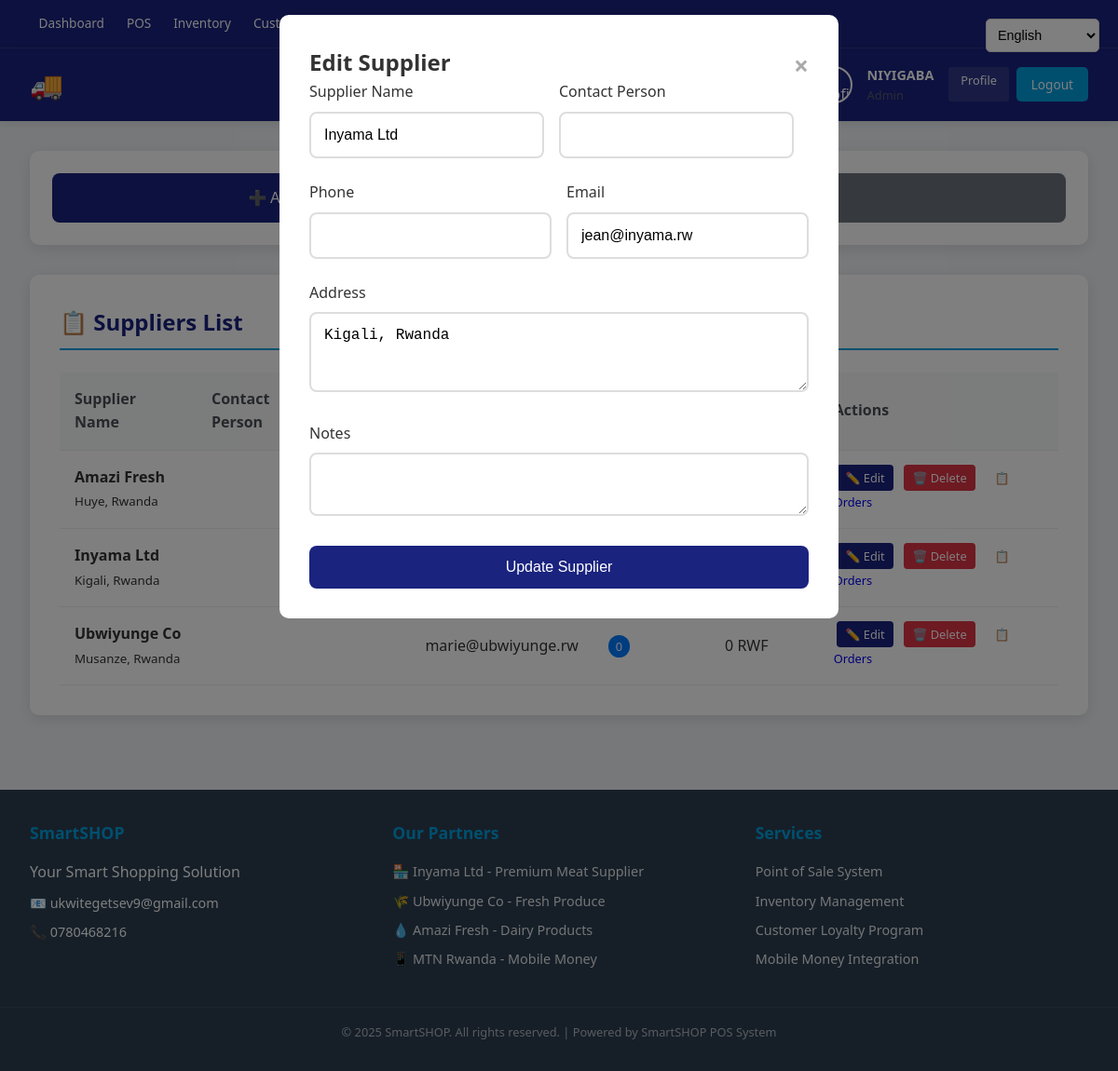
Page /app/views/suppliers/index.php?edit=1&lang=en (signed in) on the committed database.
### tables this page shows
CREATE TABLE `suppliers` (
  `supplier_id` int(11) NOT NULL AUTO_INCREMENT,
  `supplier_name` varchar(150) NOT NULL,
  `contact_name` varchar(100) DEFAULT NULL,
  `phone_number` varchar(20) DEFAULT NULL,
  `email` varchar(100) DEFAULT NULL,
  `address` text DEFAULT NULL,
  `created_at` timestamp NOT NULL DEFAULT current_timestamp(),
  `updated_at` timestamp NOT NULL DEFAULT current_timestamp() ON UPDATE current_timestamp(),
  PRIMARY KEY (`supplier_id`)
);

### app/helpers/Language.php (called while the page is built, shortened)
<?php
class Language {
    public static function get($key, $lang = 'en') {
        $translation = self::$translations[$lang][$key] ?? null;
        if ($translation) {
            return $translation;
        }
        return ucwords(str_replace('_', ' ', $key));
    }
}

### app/controllers/AuthController.php (called while the page is built, shortened)
<?php
require_once __DIR__ . '/../helpers/Language.php';
class AuthController {
    public function __construct() {
        $this->conn = new mysqli('localhost', 'root', '', 'smartshop');
    }
    public function isLoggedIn() {
        return isset($_SESSION['logged_in']) && $_SESSION['logged_in'] === true;
    }
    public function getCurrentUser() {
        if ($this->isLoggedIn()) {
            return [
                'user_id' => $_SESSION['user_id'],
                'full_name' => $_SESSION['full_name'],
                'email' => $_SESSION['email'],
                'role' => $_SESSION['role']
            ];
        }
        return null;
    }
}

### app/views/suppliers/index.php (the view, shortened to what this page needs)
<?php
require_once __DIR__ . '/../../controllers/AuthController.php';
require_once __DIR__ . '/../../helpers/Language.php';
require_once __DIR__ . '/../../helpers/Navigation.php';
$auth = new AuthController();
$user = $auth->getCurrentUser();
$lang = $_GET['lang'] ?? $_SESSION['language'] ?? 'en';
$host = 'localhost';
$username = 'root';
$password = '';
$database = 'smartshop';
$conn = new mysqli($host, $username, $password, $database);
$page = isset($_GET['page']) ? (int)$_GET['page'] : 1;
$limit = 10;
$offset = ($page - 1) * $limit;
$suppliers = $conn->query("
    SELECT s.*,
           0 as total_orders,
           0 as total_spent
    FROM suppliers s
    ORDER BY s.supplier_name
    LIMIT $limit OFFSET $offset
");
$edit_supplier = null;
if (isset($_GET['edit'])) {
    $edit_id = $_GET['edit'];
    $edit_result = $conn->query("SELECT * FROM suppliers WHERE supplier_id = $edit_id");
    $edit_supplier = $edit_result->fetch_assoc();
}
?>
<!DOCTYPE html>
<html lang="<?php echo $lang; ?>">
<head>
    <link rel="stylesheet" href="../../../public/css/main.css">
    <link rel="stylesheet" href="../../../public/css/dashboard.css">
</head>
<body>
    <div class="language-selector">
        <select onchange="changeLanguage(this.value)">
            <option value="en" <?php echo $lang === 'en' ? 'selected' : ''; ?>>English</option>
        </select>
    </div>
    <div class="dashboard-container">
        <header class="header">
            <h1>🚚 <?php echo Language::get('supplier_management', $lang); ?></h1>
            <div class="user-info">
                <div class="user-profile">
                    <div class="user-details">
                        <span class="user-name"><?php echo $user['full_name']; ?></span>
                        <span class="user-role"><?php echo Language::get(strtolower($user['role']), $lang); ?></span>
                    </div>
                    <div class="user-menu">
                        <a href="../profile/index.php?lang=<?php echo $lang; ?>" class="profile-link"><?php echo Language::get('profile', $lang); ?></a>
                        <a href="../../controllers/logout.php" class="btn-logout"><?php echo Language::get('logout', $lang); ?></a>
                    </div>
                </div>
            </div>
        </header>
        <div class="content">
            <div class="supplier-actions">
                <button onclick="openAddModal()" class="btn">➕ <?php echo Language::get('add_supplier', $lang); ?></button>
                <a href="orders.php?lang=<?php echo $lang; ?>" class="btn btn-secondary">📋 <?php echo Language::get('purchase_orders', $lang); ?></a>
            </div>
            <div class="suppliers-section">
                <h2>📋 <?php echo Language::get('suppliers_list', $lang); ?></h2>
                <div class="suppliers-table">
                    <table>
                        <thead>
                            <tr>
                                <th><?php echo Language::get('supplier_name', $lang); ?></th>
                                <th><?php echo Language::get('contact_person', $lang); ?></th>
                                <th><?php echo Language::get('phone', $lang); ?></th>
                                <th><?php echo Language::get('email', $lang); ?></th>
                                <th><?php echo Language::get('total_orders', $lang); ?></th>
                                <th><?php echo Language::get('total_spent', $lang); ?></th>
                                <th><?php echo Language::get('actions', $lang); ?></th>
                            </tr>
                        </thead>
                        <tbody>
                            <?php while ($supplier = $suppliers->fetch_assoc()): ?>
                                <tr>
                                    <td>
                                        <strong><?php echo htmlspecialchars($supplier['supplier_name']); ?></strong>
                                        <br><small><?php echo htmlspecialchars($supplier['address']); ?></small>
                                    </td>
                                    <td><?php echo htmlspecialchars($supplier['contact_person'] ?? ''); ?></td>
                                    <td><?php echo htmlspecialchars($supplier['phone'] ?? ''); ?></td>
                                    <td><?php echo htmlspecialchars($supplier['email']); ?></td>
                                    <td><span class="badge"><?php echo $supplier['total_orders']; ?></span></td>
                                    <td><?php echo number_format($supplier['total_spent']); ?> RWF</td>
                                    <td>
                                        <a href="?edit=<?php echo $supplier['supplier_id']; ?>&lang=<?php echo $lang; ?>" class="btn-small btn-primary">✏️ <?php echo Language::get('edit', $lang); ?></a>
                                        <a href="?delete=<?php echo $supplier['supplier_id']; ?>&lang=<?php echo $lang; ?>" class="btn-small btn-danger" onclick="return confirm('<?php echo Language::get('confirm_delete', $lang); ?>')">🗑️ <?php echo Language::get('delete', $lang); ?></a>
                                        <a href="orders.php?supplier_id=<?php echo $supplier['supplier_id']; ?>&lang=<?php echo $lang; ?>" class="btn-small">📋 <?php echo Language::get('orders', $lang); ?></a>
                                    </td>
                                </tr>
                            <?php endwhile; ?>
                        </tbody>
                    </table>
                </div>
            </div>
        </div>
        <?php include __DIR__ . '/../../includes/footer.php'; ?>
    </div>
    <div id="supplier-modal" class="modal">
        <div class="modal-content">
            <span class="close" onclick="closeModal()">&times;</span>
            <h2><?php echo $edit_supplier ? Language::get('edit_supplier', $lang) : Language::get('add_supplier', $lang); ?></h2>
            <form method="POST" class="supplier-form">
                <div class="form-row">
                    <div class="form-group">
                        <label class="form-label"><?php echo Language::get('supplier_name', $lang); ?></label>
                        <input type="text" name="supplier_name" class="form-input" value="<?php echo $edit_supplier ? htmlspecialchars($edit_supplier['supplier_name']) : ''; ?>" required>
                    </div>
                    <div class="form-group">
                        <label class="form-label"><?php echo Language::get('contact_person', $lang); ?></label>
                        <input type="text" name="contact_person" class="form-input" value="<?php echo $edit_supplier ? htmlspecialchars($edit_supplier['contact_person'] ?? '') : ''; ?>" required>
                    </div>
                </div>
                <div class="form-row">
                    <div class="form-group">
                        <label class="form-label"><?php echo Language::get('phone', $lang); ?></label>
                        <input type="tel" name="phone" class="form-input" value="<?php echo $edit_supplier ? htmlspecialchars($edit_supplier['phone'] ?? '') : ''; ?>" required>
                    </div>
                    <div class="form-group">
                        <label class="form-label"><?php echo Language::get('email', $lang); ?></label>
                        <input type="email" name="email" class="form-input" value="<?php echo $edit_supplier ? htmlspecialchars($edit_supplier['email']) : ''; ?>">
                    </div>
                </div>
                <div class="form-group">
                    <label class="form-label"><?php echo Language::get('address', $lang); ?></label>
                    <textarea name="address" class="form-input" rows="3" required><?php echo $edit_supplier ? htmlspecialchars($edit_supplier['address']) : ''; ?></textarea>
                </div>
                <div class="form-group">
                    <label class="form-label"><?php echo Language::get('notes', $lang); ?></label>
                    <textarea name="notes" class="form-input" rows="2"><?php echo $edit_supplier ? htmlspecialchars($edit_supplier['notes'] ?? '') : ''; ?></textarea>
                </div>
                <button type="submit" name="<?php echo $edit_supplier ? 'update_supplier' : 'add_supplier'; ?>" class="btn">
                    <?php echo $edit_supplier ? Language::get('update_supplier', $lang) : Language::get('add_supplier', $lang); ?>
                </button>
            </form>
        </div>
    </div>
</body>
</html>

### public/css/main.css (style rules this page uses)
:root { --primary: #1a237e; --secondary: #2c3e50; --accent: #00A0DF; --background: #f0f2f5; --text: #333333; --white: #ffffff; --success: #28a745; --error: #dc3545; --border: #ddd; }
* { margin: 0; padding: 0; box-sizing: border-box; }
body { font-family: 'Segoe UI', Tahoma, Geneva, Verdana, sans-serif; background: var(--background); color: var(--text); line-height: 1.6; }
.language-selector { position: fixed !important; top: 20px !important; right: 20px !important; left: auto !important; z-index: 1000 !important; }
.language-selector select { padding: 0.5rem; border: 1px solid var(--border); border-radius: 5px; background: var(--white); font-size: 0.9rem; }
.form-group { margin-bottom: 1.5rem; }
.form-label { display: block; margin-bottom: 0.5rem; font-weight: 500; color: var(--text); }
.form-input { width: 100%; padding: 0.875rem; border: 2px solid var(--border); border-radius: 8px; font-size: 1rem; transition: border-color 0.3s ease; }
.btn { width: 100%; padding: 0.875rem; background: var(--primary); color: var(--white); border: none; border-radius: 8px; font-size: 1rem; font-weight: 500; cursor: pointer; transition: all 0.3s ease; }
.dashboard-container { min-height: 100vh; background: var(--background); }
.header { background: var(--white); padding: 1.5rem 2rem; display: flex; justify-content: space-between; align-items: center; box-shadow: 0 2px 4px rgba(0,0,0,0.05); }
.header h1 { color: var(--primary); font-size: 1.8rem; font-weight: 600; }
.user-profile { display: flex; align-items: center; gap: 1rem; }
.user-details { display: flex; flex-direction: column; }
.user-name { font-weight: 600; font-size: 0.9rem; }
.user-role { font-size: 0.8rem; color: #666; }
.user-menu { display: flex; gap: 0.5rem; }
.profile-link, .btn-logout { background: var(--accent); color: var(--white); padding: 0.4rem 0.8rem; text-decoration: none; border-radius: 6px; font-size: 0.85rem; font-weight: 500; transition: background 0.3s ease; }

### public/css/dashboard.css (style rules this page uses)
:root { --primary: #1a237e; --secondary: #2c3e50; --accent: #00A0DF; --background: #f0f2f5; --text: #333333; }
* { margin: 0; padding: 0; box-sizing: border-box; }
body { font-family: 'Segoe UI', Tahoma, Geneva, Verdana, sans-serif; background: var(--background); color: var(--text); min-height: 100vh; }
.language-selector { position: fixed !important; top: 20px !important; right: 20px !important; left: auto !important; z-index: 1000 !important; }
.language-selector select { padding: 0.5rem; border: 1px solid #ddd; border-radius: 5px; background: white; }
.user-profile { display: flex; align-items: center; gap: 1rem; }
.user-details { display: flex; flex-direction: column; }
.user-name { font-weight: bold; font-size: 0.9rem; }
.user-role { font-size: 0.8rem; opacity: 0.8; }
.user-menu { display: flex; gap: 0.5rem; }
.profile-link { background: rgba(255,255,255,0.1); color: white; padding: 0.3rem 0.8rem; text-decoration: none; border-radius: 3px; font-size: 0.8rem; transition: background 0.3s; }
.header { background: var(--primary); color: white; padding: 1rem 2rem; display: flex; justify-content: space-between; align-items: center; box-shadow: 0 2px 10px rgba(0,0,0,0.1); }
.header h1 { font-size: 1.8rem; }
.user-info { display: flex; align-items: center; gap: 1rem; }
.btn-logout { background: var(--accent); color: white; padding: 0.5rem 1rem; text-decoration: none; border-radius: 5px; transition: background 0.3s; }
.content { padding: 2rem; max-width: 1200px; margin: 0 auto; }
.content h2 { margin-bottom: 2rem; color: var(--primary); }

### rows in the picture
suppliers: supplier_name "Amazi Fresh", address "Huye, Rwanda"
suppliers: supplier_name "Inyama Ltd", address "Kigali, Rwanda", email "jean@inyama.rw"
suppliers: supplier_name "Ubwiyunge Co", address "Musanze, Rwanda", email "marie@ubwiyunge.rw", total_orders "0", total_spent "0"

### other values in the picture
$link['label'] "Dashboard"
$link['label'] "POS"
$link['label'] "Inventory"
Language::get('supplier_management', $lang) "Supplier Management"
$user['full_name'] "NIYIGABA"
Language::get(strtolower($user['role']), $lang) "Admin"
Language::get('profile', $lang) "Profile"
Language::get('logout', $lang) "Logout"
Language::get('suppliers_list', $lang) "Suppliers List"
Language::get('supplier_name', $lang) "Supplier Name"
Language::get('contact_person', $lang) "Contact Person"
Language::get('actions', $lang) "Actions"
Language::get('edit_supplier', $lang) "Edit Supplier"
Language::get('phone', $lang) "Phone"
Language::get('email', $lang) "Email"
